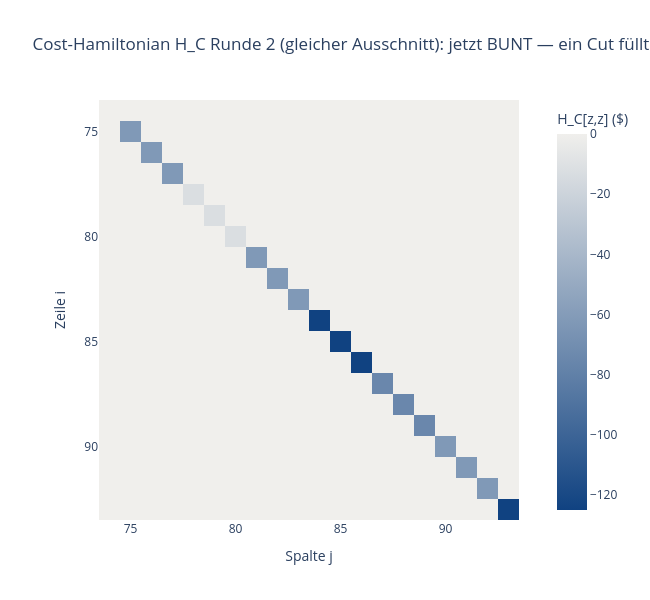
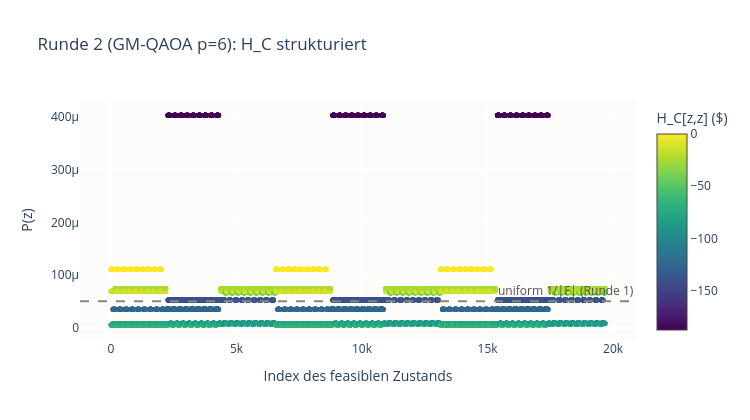

Notebook code for these charts, in order:
### Code cell
# Runde 2 — Schritt 2: den Cost-Hamiltonian aufbauen und seine Wirkung zeigen.
costs2 = costs1 + vals  # H_C-Diagonale Runde 2: direkte Kosten (0) + max über Cuts (hier: 1 Cut)
print("Runde 2: verschiedene Kostenwerte:", np.unique(costs2).size,
      "->", np.round(np.unique(costs2), 2))

# (a) Dasselbe H_C-Fenster wie in Runde 1 — vorher LEER, jetzt BUNT
H_C2 = np.diag(costs2)
lo, hi = 74, 94
win = list(range(lo, hi))
fig = px.imshow(
    H_C2[lo:hi, lo:hi], x=win, y=win,
    color_continuous_scale=[[0.0, "#104281"], [1.0, "#f0efec"]],
    zmin=-125, zmax=0,
    aspect="equal",
    labels={"color": "H_C[z,z] ($)", "x": "Spalte j", "y": "Zeile i"},
    title="Cost-Hamiltonian H_C Runde 2 (gleicher Ausschnitt)",
)
fig.update_layout(width=650, height=600)
fig.show()

probs_r2 = gm_qaoa(costs2, p=6)
print("verschiedene P(z)-Werte:", np.unique(np.round(probs_r2, 14)).size,
      "| P(argmin-Kosten) =", round(float(probs_r2[np.argmin(costs2)]), 4),
      "| uniform war", round(1 / len(feas), 5))

idx = np.arange(len(feas))
fig = go.Figure()
fig.add_hline(y=1 / len(feas), line_dash="dash", line_color="#898781",
              annotation_text="uniform 1/|F| (Runde 1)", annotation_font_color="#52514e")
fig.add_scatter(
    x=idx, y=probs_r2, mode="markers",
    marker=dict(size=5, color=costs2, colorscale="Viridis",
                colorbar=dict(title="H_C[z,z] ($)"), showscale=True),
    showlegend=False,
)
fig.update_layout(
    title="Runde 2 (GM-QAOA p=6): H_C strukturiert",
    xaxis_title="Index des feasiblen Zustands", yaxis_title="P(z)",
    width=750, height=420, plot_bgcolor="#fcfcfb",
)
fig.show()

### Figure 1 — Plotly figure (JSON) as saved in the notebook; plotly's stock layout.template omitted (floating-point values rounded to 4 significant figures; data arrays with more than 128 entries replaced by an {"elided": "..."} marker saying what was removed)
{"data": [{"coloraxis": "coloraxis", "hovertemplate": "Spalte j: %{x}<br>Zeile i: %{y}<br>H_C[z,z] ($): %{z}<extra></extra>", "name": "0", "type": "heatmap", "x": [74, 75, 76, 77, 78, 79, 80, 81, 82, 83, 84, 85, 86, 87, 88, 89, 90, 91, 92, 93], "xaxis": "x", "y": [74, 75, 76, 77, 78, 79, 80, 81, 82, 83, 84, 85, 86, 87, 88, 89, 90, 91, 92, 93], "yaxis": "y", "z": {"elided": "20x20 float values"}}], "layout": {"coloraxis": {"autocolorscale": false, "cmax": 0, "cmin": -125, "colorbar": {"title": {"text": "H_C[z,z] ($)"}}, "colorscale": [[0, "#104281"], [1, "#f0efec"]]}, "height": 600, "title": {"text": "Cost-Hamiltonian H_C Runde 2 (gleicher Ausschnitt): jetzt BUNT — ein Cut füllt die Diagonale"}, "width": 650, "xaxis": {"anchor": "y", "constrain": "domain", "domain": [0, 1], "scaleanchor": "y", "title": {"text": "Spalte j"}}, "yaxis": {"anchor": "x", "autorange": "reversed", "constrain": "domain", "domain": [0, 1], "title": {"text": "Zeile i"}}}}

### Figure 2 — Plotly figure (JSON) as saved in the notebook; plotly's stock layout.template omitted (floating-point values rounded to 4 significant figures; data arrays with more than 128 entries replaced by an {"elided": "..."} marker saying what was removed)
{"data": [{"marker": {"color": {"elided": "19683 float values"}, "colorbar": {"title": {"text": "H_C[z,z] ($)"}}, "colorscale": [[0, "#440154"], [0.1111, "#482878"], [0.2222, "#3e4989"], [0.3333, "#31688e"], [0.4444, "#26828e"], [0.5556, "#1f9e89"], [0.6667, "#35b779"], [0.7778, "#6ece58"], [0.8889, "#b5de2b"], [1, "#fde725"]], "showscale": true, "size": 5}, "mode": "markers", "showlegend": false, "type": "scatter", "x": {"elided": "19683 int values"}, "y": {"elided": "19683 float values"}}], "layout": {"annotations": [{"font": {"color": "#52514e"}, "showarrow": false, "text": "uniform 1/|F| (Runde 1)", "x": 1, "xanchor": "right", "xref": "x domain", "y": 5.081e-05, "yanchor": "bottom", "yref": "y"}], "height": 420, "plot_bgcolor": "#fcfcfb", "shapes": [{"line": {"color": "#898781", "dash": "dash"}, "type": "line", "x0": 0, "x1": 1, "xref": "x domain", "y0": 5.081e-05, "y1": 5.081e-05, "yref": "y"}], "title": {"text": "Runde 2 (GM-QAOA p=6): H_C strukturiert"}, "width": 750, "xaxis": {"title": {"text": "Index des feasiblen Zustands"}}, "yaxis": {"title": {"text": "P(z)"}}}}
